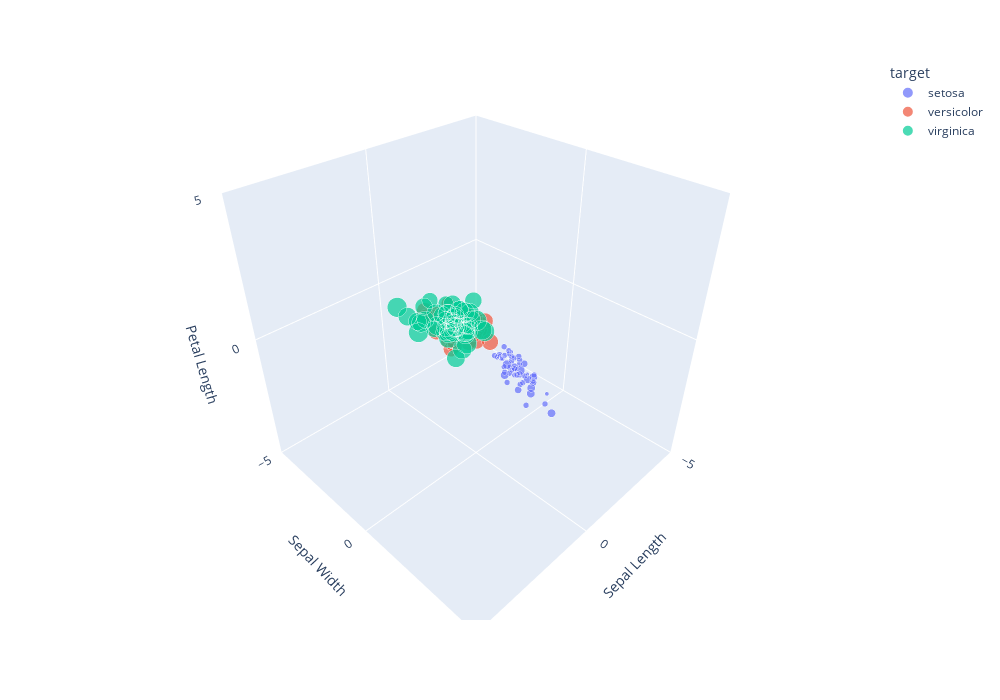

The notebook cell saved with this chart:
### Code cell
fig = px.scatter_3d(df, x=feature_names[0], y=feature_names[1], size=X[:,-1],
                    z=feature_names[2],
                    color="target", width=1000, height=700)

fig.update_layout(
    scene=dict(
        xaxis=dict(
            title='Sepal Length',         # Set title for z-axis
            range=[-5, 5],               # Define range for z-axis
            nticks=5                      # Set number of ticks on z-axis
        )
    )
)
fig.update_layout(
    scene=dict(
        yaxis=dict(
            title='Sepal Width',         
            range=[-5, 5],               
            nticks=5                     
        )
    )
)
fig.update_layout(
    scene=dict(
        zaxis=dict(
            title='Petal Length',         
            range=[-5, 5],               
            nticks=5                     
        )
    )
)
fig.update_layout(
    dragmode='drawopenpath',
    scene=dict(
        aspectmode='manual',           # Set aspect mode to manual
        aspectratio=dict(x=1, y=1, z=1)  # Set equal ratios for all axes
    )
)
